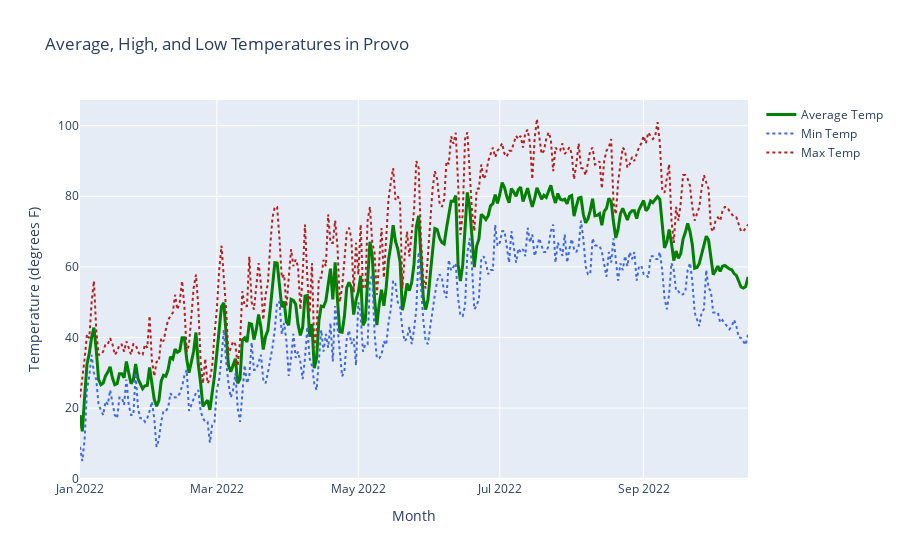

Notebook code cell kept with this figure:
### Code cell
fig = go.Figure()
# Create and style traces
fig.add_trace(go.Scatter(x=df['datetime'], y=df['temp'], name='Average Temp',
                         line=dict(color='green', width=3)))
fig.add_trace(go.Scatter(x=df['datetime'], y=df['tempmin'], name = 'Min Temp',
                         line=dict(color='royalblue', width=2, dash = 'dot')))
fig.add_trace(go.Scatter(x=df['datetime'], y=df['tempmax'], name='Max Temp',
                         line=dict(color='firebrick', width=2,
                              dash='dot'))) # dash options include 'dash', 'dot', and 'dashdot'))


# Edit the layout
fig.update_layout(title='Average, High, and Low Temperatures in Provo',
                   xaxis_title='Month',
                   yaxis_title='Temperature (degrees F)')

### Figure 1 — Plotly figure (JSON) as saved in the notebook; plotly's stock layout.template omitted (floating-point values rounded to 4 significant figures; data arrays with more than 128 entries replaced by an {"elided": "..."} marker saying what was removed)
{"data": [{"line": {"color": "green", "width": 3}, "name": "Average Temp", "type": "scatter", "x": {"elided": "289 str values"}, "y": {"elided": "289 float values"}}, {"line": {"color": "royalblue", "dash": "dot", "width": 2}, "name": "Min Temp", "type": "scatter", "x": {"elided": "289 str values"}, "y": {"elided": "289 float values"}}, {"line": {"color": "firebrick", "dash": "dot", "width": 2}, "name": "Max Temp", "type": "scatter", "x": {"elided": "289 str values"}, "y": {"elided": "289 float values"}}], "layout": {"title": {"text": "Average, High, and Low Temperatures in Provo"}, "xaxis": {"title": {"text": "Month"}}, "yaxis": {"title": {"text": "Temperature (degrees F)"}}}}
